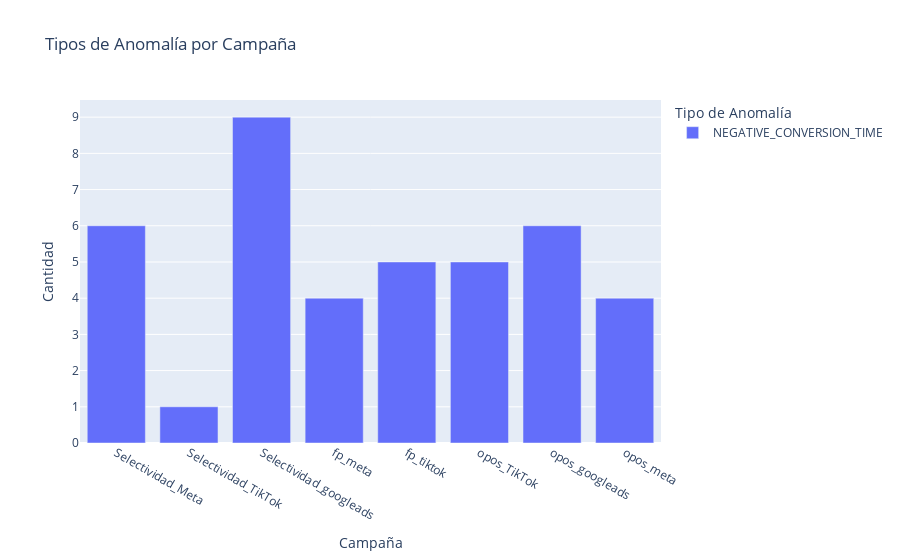

This figure's notebook cell:
### Code cell
anomalies_df = filtered_df[
    (filtered_df["conversion_anomaly_type"] != "NO_ANOMALY") &
    (filtered_df["converted"] == True)
]

anomaly_counts = anomalies_df.groupby(
    ["name", "conversion_anomaly_type"]
).size().reset_index(name="count")

fig3 = px.bar(
    anomaly_counts,
    x="name",
    y="count",
    color="conversion_anomaly_type",
    title="Tipos de Anomalía por Campaña",
    labels={
        "name": "Campaña",
        "count": "Cantidad",
        "conversion_anomaly_type": "Tipo de Anomalía",
    },
)
fig3.show()

### Figure 1 — Plotly figure (JSON) as saved in the notebook; plotly's stock layout.template omitted (floating-point values rounded to 4 significant figures)
{"data": [{"hovertemplate": "Tipo de Anomalía=NEGATIVE_CONVERSION_TIME<br>Campaña=%{x}<br>Cantidad=%{y}<extra></extra>", "legendgroup": "NEGATIVE_CONVERSION_TIME", "marker": {"color": "#636efa", "pattern": {"shape": ""}}, "name": "NEGATIVE_CONVERSION_TIME", "orientation": "v", "showlegend": true, "textposition": "auto", "type": "bar", "x": ["Selectividad_Meta", "Selectividad_TikTok", "Selectividad_googleads", "fp_meta", "fp_tiktok", "opos_TikTok", "opos_googleads", "opos_meta"], "xaxis": "x", "y": [6, 1, 9, 4, 5, 5, 6, 4], "yaxis": "y"}], "layout": {"barmode": "relative", "legend": {"title": {"text": "Tipo de Anomalía"}, "tracegroupgap": 0}, "title": {"text": "Tipos de Anomalía por Campaña"}, "xaxis": {"anchor": "y", "domain": [0, 1], "title": {"text": "Campaña"}}, "yaxis": {"anchor": "x", "domain": [0, 1], "title": {"text": "Cantidad"}}}}
